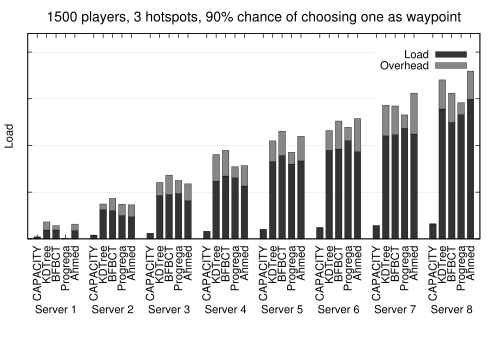

Write the gnuplot code that produced this figure.
load "../distribution_generic.gp"

set title '1500 players, 3 hotspots, 90% chance of choosing one as waypoint' font "Helvetica, 20"
set output "distribution_1500_90.eps"

plot newhistogram "Server 1", 'load_s1_1500_90.data' using 2:xtic(1) t "Load" lc rgb '#333333', '' using 3 t "Overhead" lc rgb '#888888', \
     newhistogram "Server 2", 'load_s2_1500_90.data' using 2:xtic(1) notitle lc rgb '#333333', '' using 3 notitle lc rgb '#888888', \
     newhistogram "Server 3", 'load_s3_1500_90.data' using 2:xtic(1) notitle lc rgb '#333333', '' using 3 notitle lc rgb '#888888', \
     newhistogram "Server 4", 'load_s4_1500_90.data' using 2:xtic(1) notitle lc rgb '#333333', '' using 3 notitle lc rgb '#888888', \
     newhistogram "Server 5", 'load_s5_1500_90.data' using 2:xtic(1) notitle lc rgb '#333333', '' using 3 notitle lc rgb '#888888', \
     newhistogram "Server 6", 'load_s6_1500_90.data' using 2:xtic(1) notitle lc rgb '#333333', '' using 3 notitle lc rgb '#888888', \
     newhistogram "Server 7", 'load_s7_1500_90.data' using 2:xtic(1) notitle lc rgb '#333333', '' using 3 notitle lc rgb '#888888', \
     newhistogram "Server 8", 'load_s8_1500_90.data' using 2:xtic(1) notitle lc rgb '#333333', '' using 3 notitle lc rgb '#888888'
